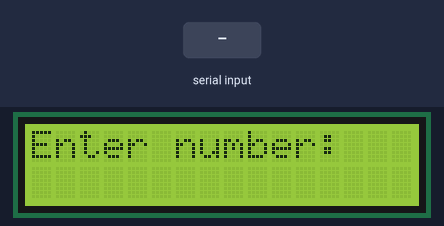
This sketch was run on a simulated Arduino Uno, built with avr-gcc and run on an emulated ATmega328P. Parts: 16×2 character LCD. Inputs (shaded band) come from the test bench. What the sketch prints to the serial monitor is not drawn.

Above: at 1.0 s.
1.1 s: "90,45\n" received over Serial
At 1.6 s:
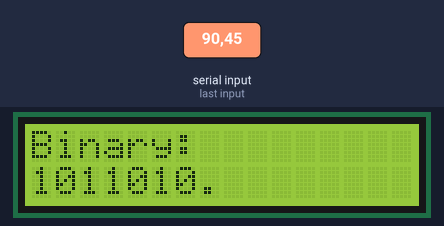
Timing chart, 0 to 4.1 s (numbered marks = the images above; inputs shaded):
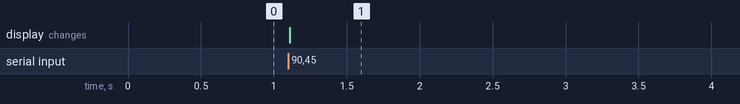

Measured:
- after the input at 1.1 s, the display: changes at once (image 1)

The sketch:

IN2018_18.ino
```cpp
#include <LiquidCrystal.h>

LiquidCrystal lcd(8, 9, 4, 5, 6, 7); // RS, EN, D4, D5, D6, D7

float number;
int a;
float b;
String binary_whole_part = "";
String binary_fractional_part = "";

void setup() {
  lcd.begin(16, 2); // Initialize the LCD with 16 columns and 2 rows
  lcd.print("Enter number:");

  Serial.begin(9600);
  Serial.print("Enter the number: ");
  while (!Serial.available()) {
    // Wait for user input
  }
  number = Serial.parseFloat();

  a = int(number);
  b = number - a;

  while (a > 0) {
    int c = a % 2;
    a /= 2;
    binary_whole_part = String(c) + binary_whole_part;
  }

  while (b > 0 && binary_fractional_part.length() <= 15) {
    b *= 2;
    int bit = int(b);
    binary_fractional_part += String(bit);
    b -= bit;
  }

  lcd.clear();
    lcd.setCursor(0, 0);
    lcd.print("Binary: ");
    lcd.setCursor(0, 1);
    lcd.print(binary_whole_part + "." + binary_fractional_part);

    // Print binary on Serial Monitor
    Serial.print("Binary Representation: ");
    Serial.println(binary_whole_part + "." + binary_fractional_part);
}

void loop() {
  // Empty loop
}
```

IN2018_18.c
```cpp
// Online C compiler to run C program online#include <stdio.h>
#include<stdio.h>
void IntegerToBinary(int num,char *binary){
        for(int i = 7; i>= 0; i--){
                binary[i] = (num % 2) + '0';
                num /= 2;
        }
        binary[8] = '\0';
       }
// MAIN PROGRAM
int main(void)
{
  float number = 27.625;
  int a = (int)number;
  float b = number - a;
  char binary_whole_part[9]="";
  char binary_fractional_part[9]="";
  IntegerToBinary(a,binary_whole_part);
  for(int i = 0; i < 8; i++){
    b *= 2;
    int bit = (int)b;
    binary_fractional_part[i] = bit + '0';
    b -= bit;
  }
  binary_fractional_part[8] = '\0';
  printf(binary_whole_part);
  printf(".");
  printf(binary_fractional_part);
  printf(".");
}
```

main.c
```cpp
#include <avr/io.h>
#include <util/delay.h>
#include <stdlib.h>
#include <string.h>
// TYPEDEFS
typedef uint8_t byte; // changed the name


// ------------------
//LCD DRIVER ROUTINES
//
// Routines:
// LCD_Init initializes the LCD controller
// LCD_Cmd sends LCD controller command
// LCD_Char sends single ascii character to display
// LCD_Clear clears the LCD display & homes cursor
// LCD_Integer displays an integer value
// LCD_Message displays a string
// PortB is used for data communications with the HD44780-controlled LCD.
// The following defines specify which port pins connect to the controller:
#define ClearBit(x,y) x &= ~_BV(y) // equivalent to cbi(x,y)
#define SetBit(x,y) x |= _BV(y) // equivalent to sbi(x,y)
#define LCD_RS 0 // pin for LCD R/S (eg PB0)
#define LCD_E 1 // pin for LCD enable
#define DAT4 2 // pin for d4
#define DAT5 3 // pin for d5
#define DAT6 4 // pin for d6
#define DAT7 5 // pin for d7
//// The following defines are controller commands
#define CLEARDISPLAY 0x01
#define INC 0x04

void PulseEnableLine ()
{
 SetBit(PORTB,LCD_E); // take LCD enable line high
 _delay_us(40); // wait 40 microseconds
 ClearBit(PORTB,LCD_E); // take LCD enable line low
}
void SendNibble(byte data)
{
 PORTB &= 0xC3; // 1100.0011 = clear 4 data lines
 if (data & _BV(4)) SetBit(PORTB,DAT4);
 if (data & _BV(5)) SetBit(PORTB,DAT5);
 if (data & _BV(6)) SetBit(PORTB,DAT6);
 if (data & _BV(7)) SetBit(PORTB,DAT7);
 PulseEnableLine(); // clock 4 bits into controller
}
void SendByte (byte data)
{
 SendNibble(data); // send upper 4 bits
 SendNibble(data<<4); // send lower 4 bits
 ClearBit(PORTB,5); // turn off boarduino LED
}
void LCD_Cmd (byte cmd)
{
 ClearBit(PORTB,LCD_RS); // R/S line 0 = command data
 SendByte(cmd); // send it
}
void LCD_Char (byte ch)
{
 SetBit(PORTB,LCD_RS); // R/S line 1 = character data
 SendByte(ch); // send it
}
void LCD_Init()
{
 LCD_Cmd(0x33); // initialize controller
 LCD_Cmd(0x32); // set to 4-bit input mode
 LCD_Cmd(0x28); // 2 line, 5x7 matrix
 LCD_Cmd(0x0C); // turn cursor off (0x0E to enable)
 LCD_Cmd(0x06); // cursor direction = right
 LCD_Cmd(0x01); // start with clear display
 _delay_ms(3); // wait for LCD to initialize
}
void LCD_Clear() // clear the LCD display
{
 LCD_Cmd(CLEARDISPLAY);
_delay_ms(3); // wait for LCD to process command
}

void LCD_Message(const char *text) // display string on LCD
{
 //while (*text) // do until /0 character
 LCD_Char(*text++); // send char & update char pointer
}

void LCD_Integer(int data)
// displays the integer value of DATA at current LCD cursor position
{
 char st[20] = ""; // save enough space for result
 itoa(data,st,10); //
 LCD_Message(st); // display in on LCD
}

void IntegerToBinary(int num,char *binary){
        for(int i = 7; i>= 0; i--){
                binary[i] = (num % 2) + '0';
                num /= 2;
        }
        binary[8] = '\0';
       }
// MAIN PROGRAM
int main(void)
{
  float number = 27.625;
  int a = (int)number;
  float b = number - a;
  char binary_whole_part[9]="";
  char binary_fractional_part[9]="";
  IntegerToBinary(a,binary_whole_part);
  for(int i = 0; i < 8; i++){
    b *= 2;
    int bit = (int)b;
    binary_fractional_part[i] = bit + '0';
    b -= bit;
  }
  binary_fractional_part[8] = '\0';
// use PortB for LCD interface
 DDRB = 0xFF; // 1111.1111; set PB0-PB7 as outputs
 LCD_Init(); // initialize LCD controller
 LCD_Cmd(0x80);
 LCD_Char('B');
 LCD_Char('i');
 LCD_Char('n');
 LCD_Char('a');
 LCD_Char('r');
 LCD_Char('y');
 LCD_Char(':');
 LCD_Cmd(0xC0);
 for(int i = 0;i<8;i++){
        LCD_Char(binary_whole_part[i]);
 }
 LCD_Char('.');
 for(int  i = 0;i<8;i++)
 {
        LCD_Char(binary_fractional_part[i]);
 }
 while(1)
 {

}
}
```
